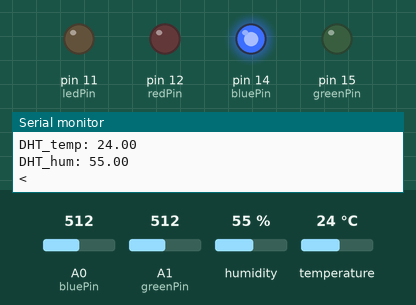
Recording of a sketch running on a simulated Arduino Uno, built with avr-gcc and run on an emulated ATmega328P. On the bench: output pins drawn as LEDs (lit = HIGH), the last lines printed to the serial monitor. The inputs (shaded band) are chosen by the test bench; at power-on: A0 (bluePin) = 512, A1 (greenPin) = 512, humidity 55 %, temperature 24 °C.

Above: at 1.2 s.
1.3 s: A0 (bluePin) set to 692
2.8 s: A0 (bluePin) set to 709
At 3.7 s:
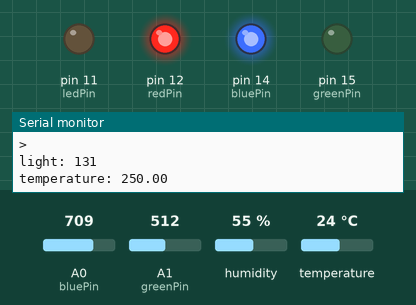
4.6 s: A1 (greenPin) set to 57
6.1 s: A1 (greenPin) set to 48
At 6.7 s:
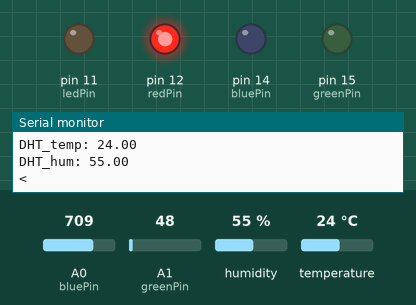
7.8 s: A0 (bluePin) set to 306
At 9.0 s:
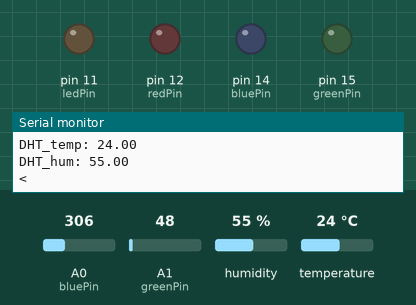
9.3 s: A0 (bluePin) set to 716
At 10.7 s:
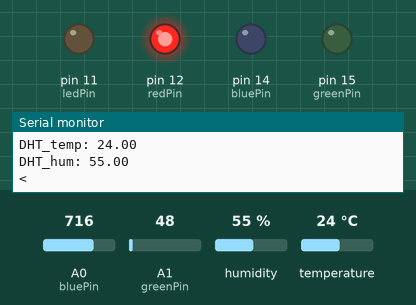
Timing chart, 0 to 11.9 s (numbered marks = the images above; inputs shaded):
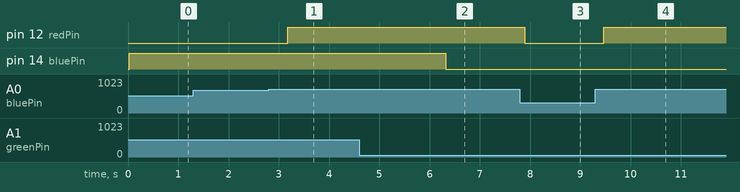

Measured:
- the behaviour switches between 701 and 702 on A0 (bluePin) (found by bisection; images 0 and 1)
- the behaviour switches between 52 and 51 on A1 (greenPin) (found by bisection; images 1 and 2)
- after the input at 2.8 s, pin 12 (redPin): LOW → HIGH after 0.37 s
- after the input at 6.1 s, pin 14 (bluePin): HIGH → LOW after 0.22 s
- after the input at 7.8 s, pin 12 (redPin): HIGH → LOW after 0.09 s
- after the input at 9.3 s, pin 12 (redPin): LOW → HIGH after 0.17 s

The sketch:

dht22.ino
```cpp
#include <DHT.h>

const int ledPin = 11;   // Teensy has LED on 11, Teensy++ on 6

const int redPin =  12;
const int greenPin =  15;
const int bluePin =  14;
const int dhtPin = 8;

const int lightPin = 0;
const int tempPin = 1;

#define DHTPIN 19
#define DHTTYPE DHT22

DHT dht(DHTPIN, DHTTYPE);

// the setup() method runs once, when the sketch starts

void setup() {
  // initialize the digital pin as an output.
  pinMode(ledPin, OUTPUT);
  pinMode(redPin, OUTPUT);
  pinMode(greenPin, OUTPUT);
  pinMode(bluePin, OUTPUT);
  pinMode(19, INPUT);
  Serial.begin(38400);

  dht.begin();
}

int redI = 0;
int greenI = 0;
int blueI = 0;

void loop() {
  int i;
  int l;
  float temp;
  float dht_temp;
  float dht_hum;

  dht_temp = dht.readTemperature();
  dht_hum = dht.readHumidity();

  analogRead(lightPin);
  delay(10);
  l = map(analogRead(lightPin), 400, 1000, 0, 255);

  analogRead(tempPin);
  delay(10);
  temp = 0;
  for (i=0;i<8;i++) {
    temp += analogRead(tempPin) * 0.48828125; // (VCC * 1000 / 1024) / 10; VCC = 5
    // temp = analogRead(tempPin);
  }
  temp = temp / 8;

  Serial.println(">");
  Serial.print("light: ");
  Serial.println(l);
  Serial.print("temperature: ");
  Serial.println(temp);
  Serial.print("DHT_temp: ");
  Serial.println(dht_temp);
  Serial.print("DHT_hum: ");
  Serial.println(dht_hum);
  Serial.println("<");

  if (temp > 25) {
    analogWrite(bluePin, 128);
  } else {
    analogWrite(bluePin, 0);
  }

  if (l > 127) {
    analogWrite(redPin, l);
    analogWrite(greenPin, 0);
  } else {
    analogWrite(greenPin, l);
    analogWrite(redPin, 0);
  }

  delay(500);

}
```
